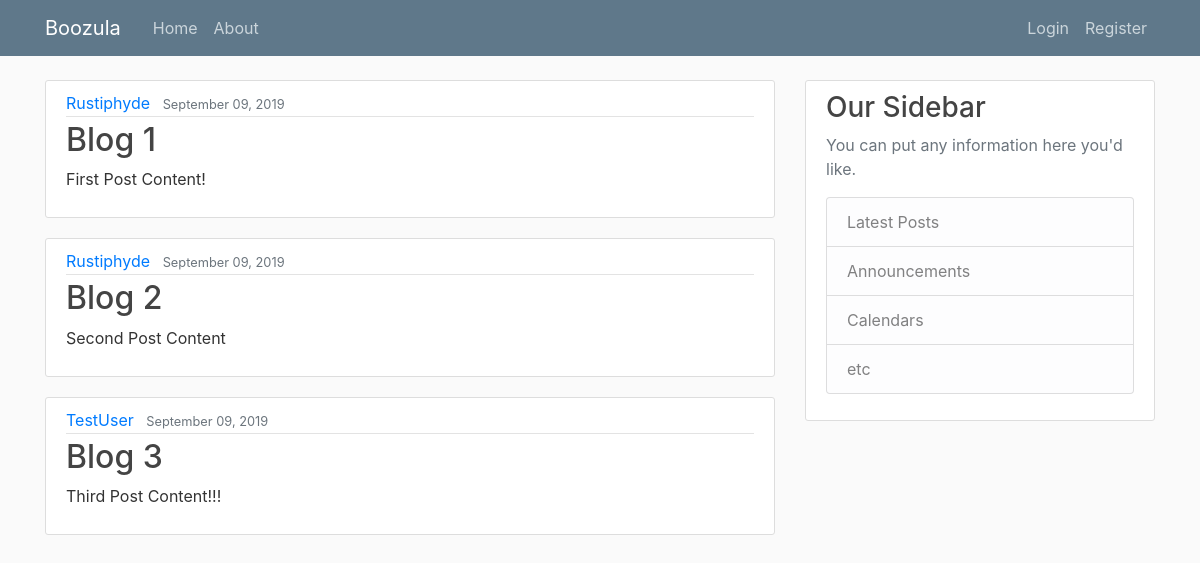
The page / on the database its author committed.
### booz_blog/models.py (models this page shows, shortened)
class Post(models.Model):
    title = models.CharField(max_length=100)
    content = models.TextField()
    date_posted = models.DateTimeField(default=timezone.now)
    author = models.ForeignKey(User, on_delete=models.CASCADE)
    objects = models.Manager()

### booz_blog/views.py (the view)
# urls.py: path('', views.home, name='blog-home'),
def home(request):
    context = {
        'posts': Post.objects.all()
    }
    return render(request, 'booz_blog/home.html', context)

### booz_blog/templates/booz_blog/home.html (shortened to what this page needs)
{% extends "booz_blog/base.html"%}
{% block content %}
    {% for post in posts %}
        <article class="media content-section">
            <div class="media-body">
                <div class="article-metadata">
                    <a class="mr-2" href="#">{{ post.author }}</a>
                    <small class="text-muted">{{ post.date_posted|date:"F d, Y" }}</small>
                </div>
                <h2><a class="article-title" href="#">{{ post.title }}</a></h2>
                <p class="article-content">{{ post.content }}</p>
            </div>
        </article>
    {% endfor %}
{% endblock content %}

### booz_blog/static/booz_blog/main.css (style rules this page uses)
body { background: #fafafa; color: #333333; margin-top: 5rem; }
h1, h2, h3, h4, h5, h6 { color: #444444; }
.content-section { background: #ffffff; padding: 10px 20px; border: 1px solid #dddddd; border-radius: 3px; margin-bottom: 20px; }
.article-title { color: #444444; }
.article-content { white-space: pre-line; }
.article-metadata { padding-bottom: 1px; margin-bottom: 4px; border-bottom: 1px solid #e3e3e3 }

### rows shown on the page
Post: author "Rustiphyde", date_posted "September 09, 2019", title "Blog 1", content "First Post Content!"
Post: author "Rustiphyde", date_posted "September 09, 2019", title "Blog 2", content "Second Post Content"
Post: author "TestUser", date_posted "September 09, 2019", title "Blog 3", content "Third Post Content!!!"
